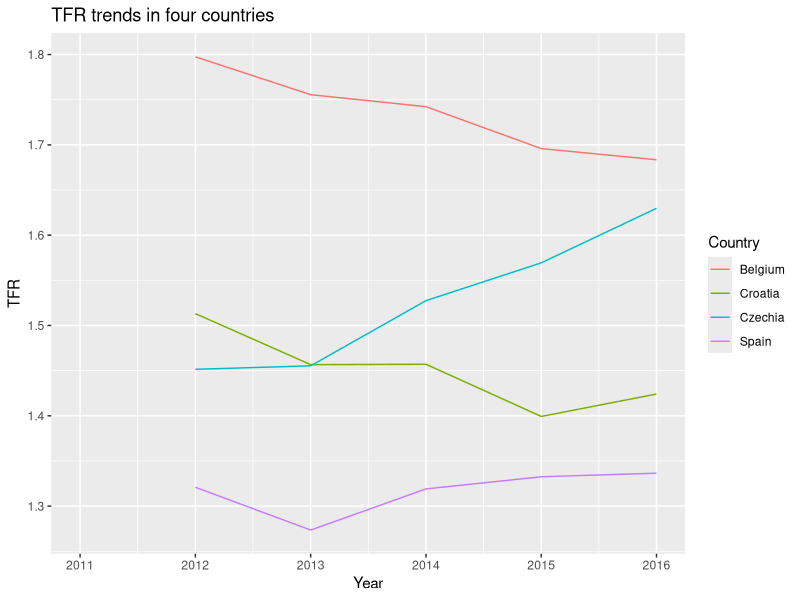
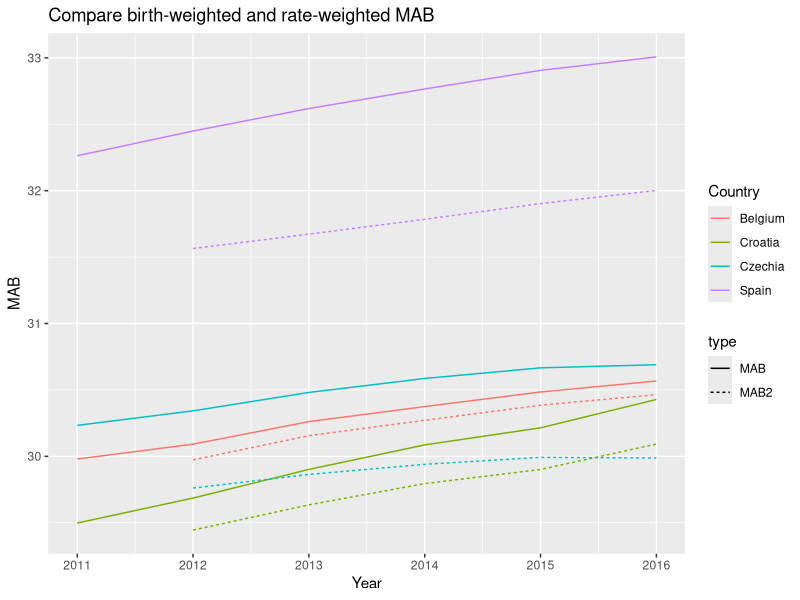

Source code (R) for these figures, in order:
## ---- chunk 1
knitr::opts_chunk$set(echo = TRUE)
## ---- chunk 2
# packages we'll need
# install.packages("here")
library(tidyverse)
library(readxl)
library(here)
Wide <- read_excel(path = here("Data", "demo_fasec.xlsx"),
           range = "A10:H158")
glimpse(Wide)
## ---- chunk 3
Long <-
   pivot_longer(data = Wide,
                cols = 3:8,
                names_to = "TIME",
                values_to = "Births")
Long
## ---- chunk 4
# select using column name range
 pivot_longer(data = Wide,
                cols = `2011`:`2016`,
                names_to = "TIME",
                values_to = "Births")

 pivot_longer(data = Wide,
                cols = where(is.double),
                names_to = "TIME",
                values_to = "Births")
## ---- chunk 5
Long <- 
  select(.data = Long,
       Country = `GEO/TIME`,
       Age = AGE,
       Year = TIME,
       Births)
glimpse(Long)
## ---- chunk 6
Long <-
# step 1, read it in
  read_excel(
    path = here("Data", "demo_fasec.xlsx"),
    range = "A10:H158") %>% 
  
# step 2, stack the years
  pivot_longer(
    cols = `2011`:`2016`,
    names_to = "Year",
    values_to = "Births"
  ) %>% 
  
# step 3 select and rename columns the way we want
  select(
    Country = `GEO/TIME`,
    Year,
    Age = AGE,
    Births)
## ---- chunk 7
Long %>% 
  pull(Age) %>% 
  unique()
## ---- chunk 8
library(readr)
# example so you understand logical selection
  # Long %>% 
  # mutate(my_selector = Country == "Czechia" & Year == "2011") %>% 
  # filter(my_selector) %>% 
  # mutate(TOT = Births[Age == "Total"])

# but this way is better!
 Long %>% 
   
   # select subset for this example to demonstrate the logic of it
  filter(Country == "Czechia",
         Year == "2011") %>% 
   
   # move Total births up to a column
  mutate(TOT = Births[Age == "Total"]) %>% 
   
   # now we can throw out Total and Unknown ages
  filter(!Age %in% c("Total","Unknown")) %>% 
   
   # redistribute births with known age of mother
   # so that they add up to the total!
  mutate(Fraction = Births / sum(Births),
         Births = TOT * Fraction,
         
         # pick out the integer part of age from the character strings
         Age = parse_number(Age)) %>% 
   
   # remove temporary / instrumental columns
  select(-TOT, -Fraction) 
## ---- chunk 9
a <- rnorm(10)
a[a >= 0]
my_selector <- a >= 0
a[!my_selector]
## ---- chunk 10
Births <-
# step 1, read it in
  read_excel(
    path = here("Data", "demo_fasec.xlsx"),
    range = "A10:H158") %>% 
  
# step 2, stack the years
  pivot_longer(
    cols = `2011`:`2016`,
    names_to = "Year",
    values_to = "Births"
  ) %>% 
  
# step 3 select and rename columns the way we want
  select(
    Country = `GEO/TIME`,
    Year,
    Age = AGE,
    Births) %>% 
   
  # step 4 declare groups on each unique combination of Country and Year
  # that is present in these data. This creates independent groups!
  group_by(Country, Year) %>% 

   # 5 move Total births up to a column
  mutate(TOT = Births[Age == "Total"]) %>% 
   
   # 6 now we can throw out Total and Unknown ages
  filter(!Age %in% c("Total","Unknown")) %>% 
   
   # 7 redistribute births with known age of mother
   # so that they add up to the total!
  mutate(Fraction = Births / sum(Births),
         Births = TOT * Fraction,
         
         # pick out the integer part of age from the character strings
         Age = parse_number(Age)) %>% 
   
   # 8 remove temporary / instrumental columns
  select(-TOT, -Fraction) %>% 
  
  # 9 remove the groups!
  ungroup()
## ---- chunk 11
# The data are clean, let's calculate something!
MAB <-
  
  # the incoming data object, Births
  Births %>% 
  
  # apply groups
  group_by(Country, Year) %>% 
  
  # define the summary measure
  summarize(MAB = sum(Age * Births) / sum(Births) + .5,
            # remove unneeded groups
            .groups = "drop")
## ---- chunk 12
Pop <-
  
  # First read in a cell range from the spreadsheet
  read_excel(path = here("Data", "demo_pjan.xlsx"),
           range = "A10:CZ510",
           # this time it's necessary to declare the NA code
           na = ":") %>% 
  
  pivot_longer(cols = `Less than 1 year`:`Unknown`,
              names_to = "Age",
              values_to = "Population") %>% 
  
  filter(!is.na(Population))
## ---- chunk 13
Pop %>% 
  pull(Age) %>% 
  unique()
## ---- chunk 14
Pop <-
  
  # incoming population data
  Pop %>% 
  
  # recode age, accounting for all cases, assinging NA to Unknown
  mutate(Age = case_when(
    Age == "Less than 1 year" ~ 0,
    Age == "Open-ended age class" ~ 100,
    Age == "Unknown" ~ NA_real_,
    TRUE ~ parse_number(Age)
  )) %>% 
  
  # select the columns we want to keep and rename as needed
  select(Country = `GEO/AGE`,
         Year = TIME,
         Age,
         Population)
## ---- chunk 15
x <- 0:20
abc <- letters[1:21]
x %% 2
x %% 2 == 0
case_when(x %% 3 == 0 ~ "Maybe tomorrow will be better",
          x %% 2 == 0 ~ "Today is a good day",
          TRUE ~ "Tomorrow for sure excellent")
## ---- chunk 16
Pop <-
  Pop %>% 
  
  group_by(Country, Year) %>% 
  
  mutate(UNK = Population[is.na(Age)],
         # fills created NAs with 0s, because missing Unknowns
         # just means that there were none
         UNK = ifelse(is.na(UNK), 0, UNK)) %>% 
  
  # throw out the NA ages (unknowns)
  filter(!is.na(Age)) %>% 
  
  # redistribution as a 1-liner,
  # Population / sum(Population) is what we called Fraction before
  mutate(Population = Population + Population / sum(Population) * UNK,
         Year = as.integer(Year)) %>% 
  
  # remove groups no longer needed
  ungroup() %>% 
  
  # remove unneeded column
  select(-UNK)
## ---- chunk 17
glimpse(Pop)

Pop <-
# incoming population data
  Pop %>% 
  
  # move Year back by one so that it becomes
  # Dec 31
  mutate(Year = Year - 1) %>% 
  
  # rename to P2 so we don't get confused
  rename(P2 = Population) %>% 
  
  # join back to P1, STRICTLY, only overlapping cases
  inner_join(Pop, by = c("Country", "Year","Age")) %>% 
  
  # call the 'new' Population one P1
  rename(P1 = Population) %>% 
  
  # Calculate Exposure approximation
  mutate(Exposure = (P1 + P2) / 2)
## ---- chunk 18
Pop <-
  
  # read in the data from Excel
  read_excel(path = here("Data", "demo_pjan.xlsx"),
           range = "A10:CZ510",
           na = ":") %>% 
  
  # next we reshape to long format, stacking ages
  pivot_longer(cols = `Less than 1 year`:`Unknown`,
              names_to = "Age",
              values_to = "Population") %>% 
  
  # remove NAs in populations
  filter(!is.na(Population)) %>% 
  
  # next we recode Age
  mutate(
    Age = case_when(
    Age == "Less than 1 year" ~ 0,
    Age == "Open-ended age class" ~ 100,
    Age == "Unknown" ~ NA_real_,
    TRUE ~ parse_number(Age)
  )) %>% 
  
  # do some column renaming 
  select(
    Country = `GEO/AGE`,
    Year = TIME,
    Age,
    Population) %>% 
  
  # declare independent groups for unknown
  # age redistribution
  group_by(Country, Year) %>% 
  
  # Move Unknown age up to a column, repeating for each subset
  mutate(UNK = Population[is.na(Age)],
         UNK = ifelse(is.na(UNK), 0, UNK)) %>% 
  
  # remove Unknown age row
  filter(!is.na(Age)) %>% 
  
  # ready to redistribute
  mutate(Population = Population + Population / sum(Population) * UNK,
         Year = as.integer(Year)) %>% 
  
  # remove groups
  ungroup() %>% 
  
  # remove instrumental column
  select(-UNK)

Pop <-
  # incoming Jan 1 population
  Pop %>% 
  
  # convert to Dec 31 population
  mutate(Year = Year - 1) %>% 
  
  # label accordingly
  rename(P2 = Population) %>% 
  
  # join back to jan 1 population
  inner_join(Pop, by = c("Country", "Year","Age")) %>% 
  
  # rename to P1 so we don't get confused
  rename(P1 = Population) %>% 
  
  # exposure calculation trivial once we manage 
  # to get P1 and P2 next to each other
  mutate(Exposure = (P1 + P2) / 2)
## ---- chunk 19
ASFR <-
  Births %>% 
  
  # Take care of year integer conversion so
  # that we can successfully join!
  mutate(Year = as.integer(Year)) %>% 
  
  # Join only those combination that are present in both
  # objects
  inner_join(Pop, by = c("Country","Year","Age")) %>% 
  
  # calculate age specific fertility rates
  mutate(ASFR = Births / Exposure) %>% 
  
  # now sort for easy visual insepction
  arrange(Country, Year, Age)
## ---- chunk 20
MAB <-
  MAB %>% 
  mutate(Year = as.integer(Year))

Fert <-
  
  # incoming data (has rates and everything else)
  ASFR %>% 
  
  # declare groups / subsets
  group_by(Country, Year) %>% 
  
  # calculate TFR for subsets,
  # and also MAB that we can compare 
  # with the birth-weighted on
  summarize(TFR = sum(ASFR),
            MAB2 = sum(Age * ASFR) / TFR + .5,
            .groups = "drop") %>% 
  
  # keep all rows
  full_join(MAB, by = c("Country","Year"))
## ---- chunk 21
Fert %>% 
  ggplot(aes(x = Year, y = TFR, group = Country, color = Country)) +
  geom_line() +
  labs(title = "TFR trends in four countries")
## ---- chunk 22
Fert %>% 
  select(-TFR) %>% 
  pivot_longer(MAB:MAB2, 
               names_to = "type",
               values_to = "MAB") %>% 
  filter(!is.na(MAB)) %>% 
  ggplot(aes(x = Year, 
             y = MAB, 
             group = interaction(Country, type), 
             linetype = type, 
             color = Country)) +
  geom_line() +
  labs(title = "Compare birth-weighted and rate-weighted MAB")
